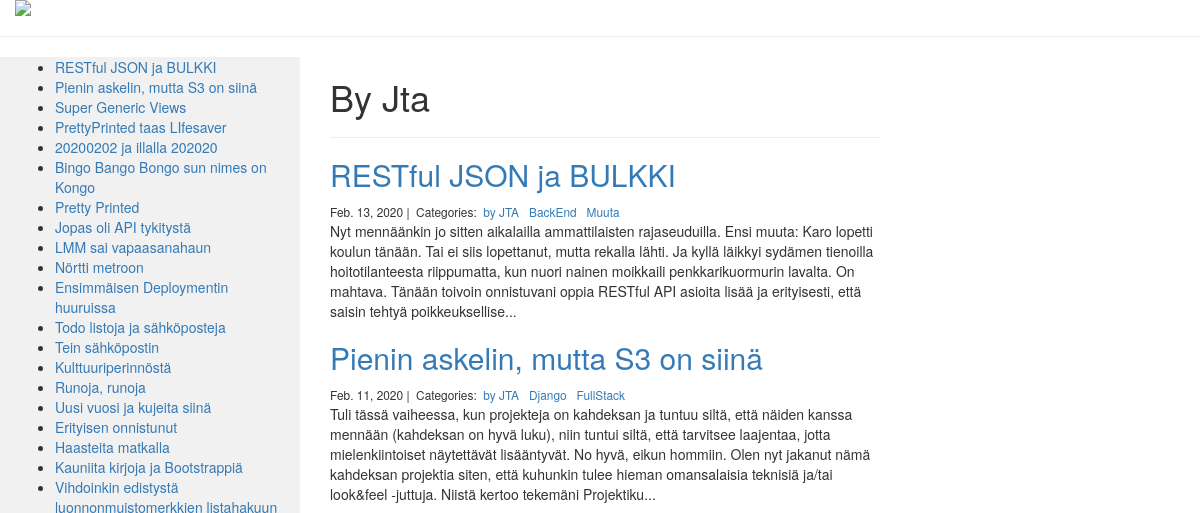
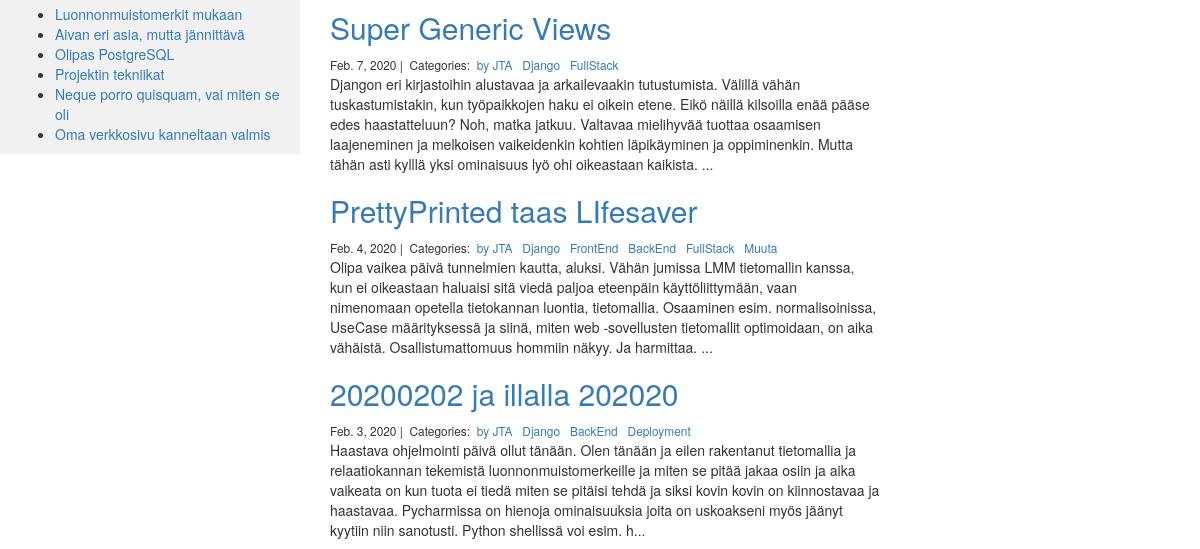
Before: /ploki/by JTA/ (upper part) with the older database file (2 pictures, top to bottom).
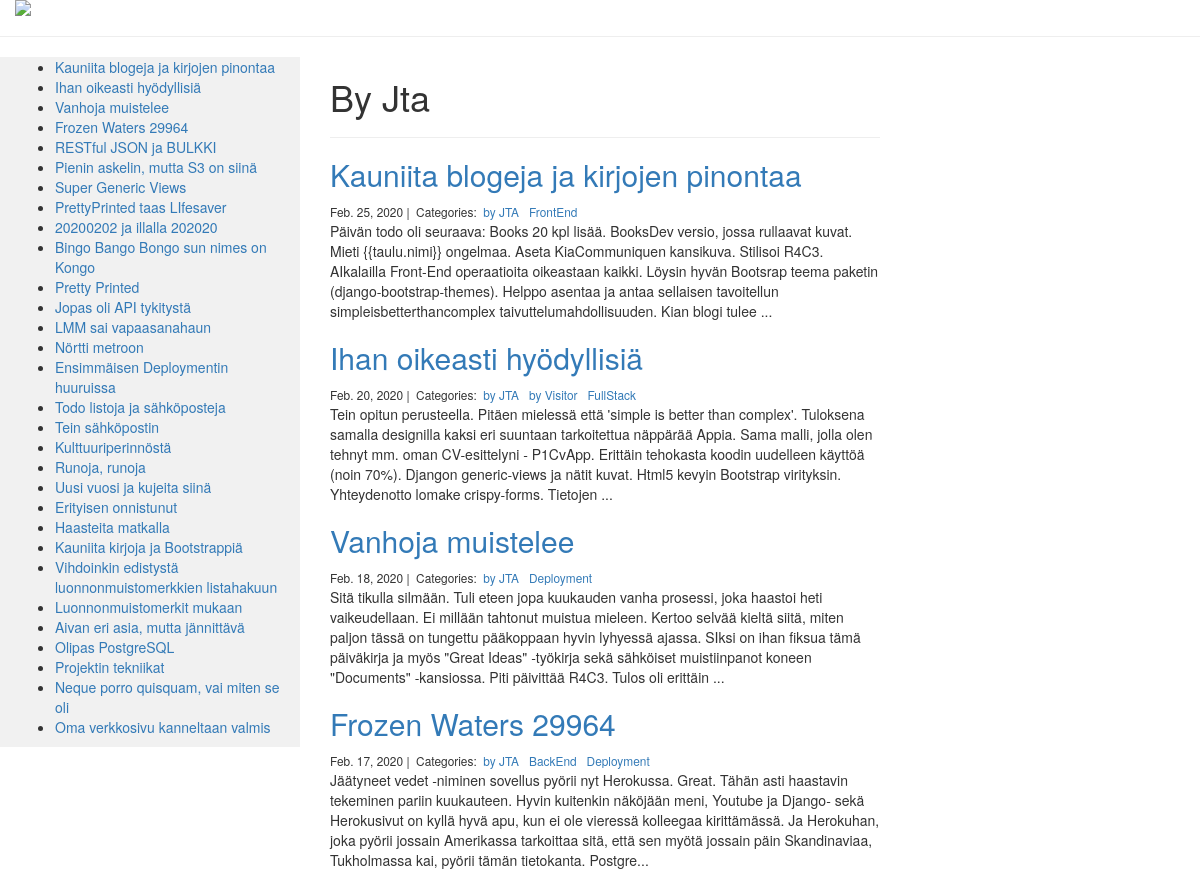
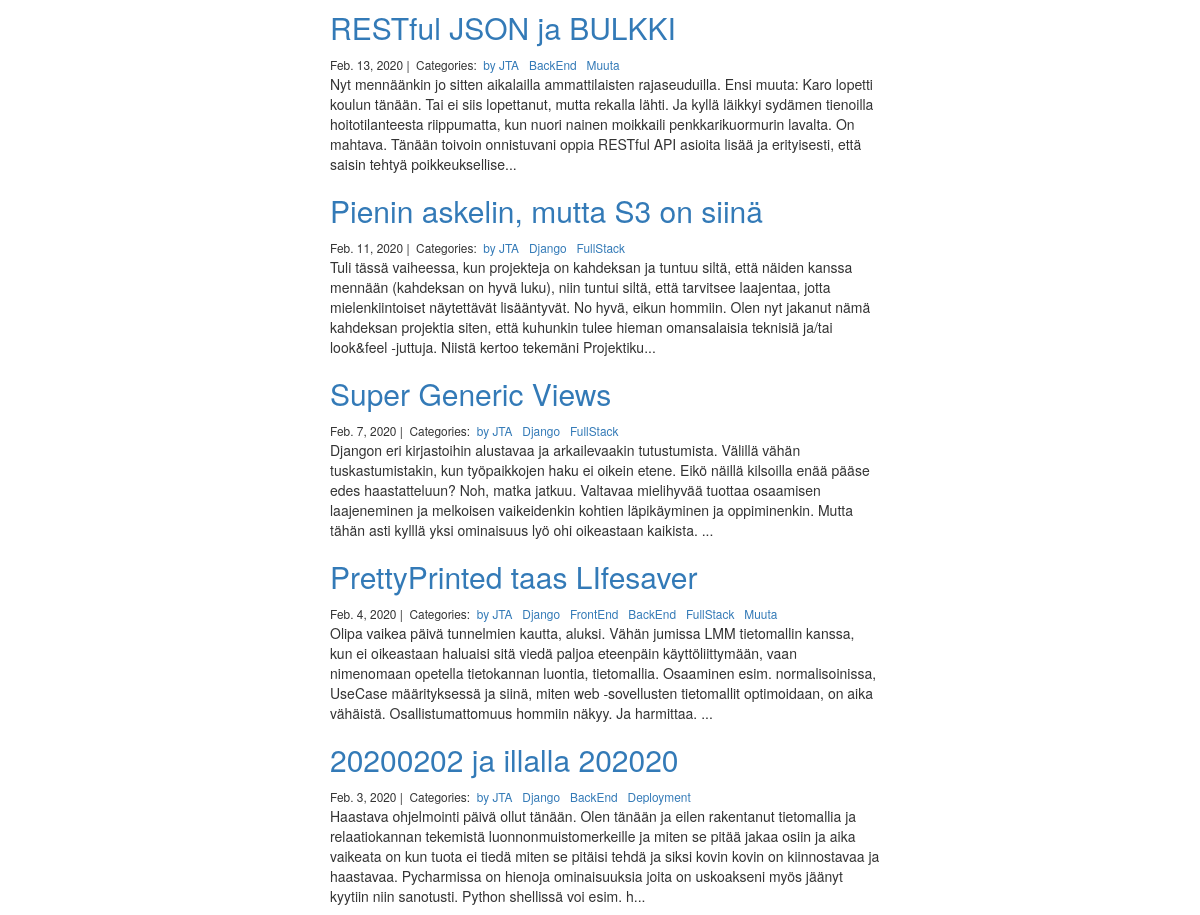
After: the same page with the newer database file (2 pictures, top to bottom).
### ploki/models.py (models this page shows, shortened)
class Post(models.Model):
    title = models.CharField(max_length=255)
    body = models.TextField()
    created_on = models.DateTimeField(auto_now_add=True)
    last_modified = models.DateTimeField(auto_now=True)
    categories = models.ManyToManyField('Category', related_name='posts')
    class Meta:
        ordering = ('-created_on',)

class Category(models.Model):
    name = models.CharField(max_length=20)

### ploki/views.py (the view)
# urls.py: path('<category>/', views.ploki_category, name='ploki_category'),
def ploki_category(request, category):
    posts = Post.objects.filter(
        categories__name__contains=category
    ).order_by(
        '-created_on'
    )
    context = {
        'category': category,
        'posts': posts
    }
    return render(request, 'ploki_category.html', context)

### ploki/templates/ploki_category.html (shortened to what this page needs)
{% extends 'base.html' %}
{% block page_content %}
{% load bootstrap_themes %}
{% load static %}
    <div class ="container-fluid">
        <a href="{% url 'ploki:ploki_index' %}">
            <img src="{% static "images/osaamiset.gif" %}" class="img-responsive">
        </a>
    </div>
    <hr>
    <nav class="col-sm-3 sidenav">
        <ul>
            {% for post in posts %}
                <li><a href="{% url 'ploki:ploki_detail' post.pk%}">{{ post.title }}</a></li>
            {% endfor %}
        </ul>
    </nav>
    <div class="container-fluid">
        <div class="row content">
            <div class="col-sm-9">
                <div class="col-md-8 offset-md-2">
                    <h1>{{ category | title }}</h1>
                    <hr>
                    {% for post in posts %}
                    <h2><a href="{% url 'ploki:ploki_detail' post.pk%}">{{ post.title }}</a></h2>
                    <small>
                        {{ post.created_on.date }} |&nbsp;
                        Categories:&nbsp;
                        {% for category in post.categories.all %}
                        <a href="{% url 'ploki:ploki_category' category.name %}">
                            {{ category.name }}
                        </a>&nbsp;
                        {% endfor %}
                    </small>
                    <p>{{ post.body | slice:":400" }}...</p>
                    {% endfor %}
                </div>
            </div>
        </div>
    </div>
{% endblock %}

Changed rows visible on the page:
added Post: title "Kauniita blogeja ja kirjojen pinontaa", created_on "Feb. 25, 2020", body "Päivän todo oli seuraava: Books 20 kpl lisää. BooksDev versio, jossa rullaavat kuvat. Mieti {{taulu.nimi}} ongelmaa. Aseta KiaCommuniquen kansikuva. Stilisoi R4C3. AIkalailla Front-End operaatioita oikeastaan kaikki. Löysin hyvän Bootsrap teema paketin (django-bootstrap-themes). Helppo asentaa ja antaa sellaisen tavoitellun simpleisbetterthancomplex taivuttelumahdollisuuden. Kian blogi tulee", Category (name "by JTA"), Category (name "FrontEnd")
added Post: title "Ihan oikeasti hyödyllisiä", created_on "Feb. 20, 2020", body "Tein opitun perusteella. Pitäen mielessä että 'simple is better than complex'. Tuloksena samalla designilla kaksi eri suuntaan tarkoitettua näppärää Appia. Sama malli, jolla olen tehnyt mm. oman CV-esittelyni - P1CvApp. Erittäin tehokasta koodin uudelleen käyttöä (noin 70%). Djangon generic-views ja nätit kuvat. Html5 kevyin Bootstrap virityksin. Yhteydenotto lomake crispy-forms. Tietojen", Category (name "by JTA"), Category (name "FullStack")
added Post: title "Vanhoja muistelee", created_on "Feb. 18, 2020", body "Sitä tikulla silmään. Tuli eteen jopa kuukauden vanha prosessi, joka haastoi heti vaikeudellaan. Ei millään tahtonut muistua mieleen. Kertoo selvää kieltä siitä, miten paljon tässä on tungettu pääkoppaan hyvin lyhyessä ajassa. SIksi on ihan fiksua tämä päiväkirja ja myös \"Great Ideas\" -työkirja sekä sähköiset muistiinpanot koneen \"Documents\" -kansiossa. Piti päivittää R4C3. Tulos oli erittäin", Category (name "by JTA"), Category (name "Deployment")
added Post: title "Frozen Waters 29964", created_on "Feb. 17, 2020", body "Jäätyneet vedet -niminen sovellus pyörii nyt Herokussa. Great. Tähän asti haastavin tekeminen pariin kuukauteen. Hyvin kuitenkin näköjään meni, Youtube ja Django- sekä Herokusivut on kyllä hyvä apu, kun ei ole vieressä kolleegaa kirittämässä. Ja Herokuhan, joka pyörii jossain Amerikassa tarkoittaa sitä, että sen myötä jossain päin Skandinaviaa, Tukholmassa kai, pyörii tämän tietokanta. Postgre", Category (name "by JTA"), Category (name "BackEnd"), Category (name "Deployment")
now on this page (row unchanged): Category: name "by Visitor", shown under "Ihan oikeasti hyödyllisiä"
